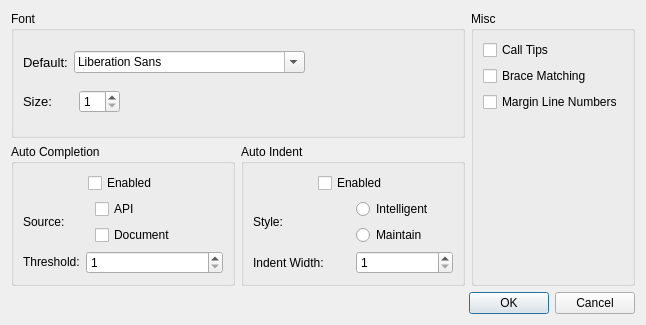
<?xml version="1.0" encoding="UTF-8"?>
<ui version="4.0">
 <class>EditorSettingsDialog</class>
 <widget class="QDialog" name="EditorSettingsDialog">
  <property name="geometry">
   <rect>
    <x>0</x>
    <y>0</y>
    <width>646</width>
    <height>325</height>
   </rect>
  </property>
  <property name="sizePolicy">
   <sizepolicy hsizetype="Preferred" vsizetype="Preferred">
    <horstretch>0</horstretch>
    <verstretch>0</verstretch>
   </sizepolicy>
  </property>
  <property name="windowTitle">
   <string>Settings</string>
  </property>
  <layout class="QGridLayout">
   <item row="0" column="0" colspan="2">
    <widget class="QGroupBox" name="ui_fontGroup">
     <property name="title">
      <string>Font</string>
     </property>
     <layout class="QVBoxLayout">
      <item>
       <layout class="QHBoxLayout">
        <item>
         <widget class="QLabel" name="label">
          <property name="font">
           <font>
            <pointsize>10</pointsize>
            <weight>50</weight>
            <bold>false</bold>
           </font>
          </property>
          <property name="text">
           <string>Default:</string>
          </property>
         </widget>
        </item>
        <item>
         <widget class="QFontComboBox" name="ui_fontBox">
          <property name="font">
           <font>
            <pointsize>9</pointsize>
            <weight>50</weight>
            <bold>false</bold>
           </font>
          </property>
         </widget>
        </item>
        <item>
         <spacer>
          <property name="orientation">
           <enum>Qt::Horizontal</enum>
          </property>
          <property name="sizeHint" stdset="0">
           <size>
            <width>40</width>
            <height>20</height>
           </size>
          </property>
         </spacer>
        </item>
       </layout>
      </item>
      <item>
       <layout class="QHBoxLayout">
        <item>
         <widget class="QLabel" name="label_2">
          <property name="minimumSize">
           <size>
            <width>50</width>
            <height>0</height>
           </size>
          </property>
          <property name="font">
           <font>
            <pointsize>10</pointsize>
           </font>
          </property>
          <property name="text">
           <string>Size: </string>
          </property>
         </widget>
        </item>
        <item>
         <widget class="QSpinBox" name="ui_fontSizeSpinBox">
          <property name="minimum">
           <number>1</number>
          </property>
          <property name="maximum">
           <number>26</number>
          </property>
         </widget>
        </item>
        <item>
         <spacer>
          <property name="orientation">
           <enum>Qt::Horizontal</enum>
          </property>
          <property name="sizeHint" stdset="0">
           <size>
            <width>40</width>
            <height>20</height>
           </size>
          </property>
         </spacer>
        </item>
       </layout>
      </item>
     </layout>
    </widget>
   </item>
   <item row="0" column="2" rowspan="2">
    <widget class="QGroupBox" name="ui_miscGroup">
     <property name="title">
      <string>Misc</string>
     </property>
     <layout class="QVBoxLayout">
      <item>
       <widget class="QCheckBox" name="ui_callTipsCheckBox">
        <property name="text">
         <string>Call Tips</string>
        </property>
       </widget>
      </item>
      <item>
       <widget class="QCheckBox" name="ui_braceMatchingCheckBox">
        <property name="text">
         <string>Brace Matching</string>
        </property>
       </widget>
      </item>
      <item>
       <widget class="QCheckBox" name="ui_marginLineNumbersCheckBox">
        <property name="text">
         <string>Margin Line Numbers</string>
        </property>
       </widget>
      </item>
      <item>
       <spacer>
        <property name="orientation">
         <enum>Qt::Vertical</enum>
        </property>
        <property name="sizeHint" stdset="0">
         <size>
          <width>20</width>
          <height>40</height>
         </size>
        </property>
       </spacer>
      </item>
     </layout>
    </widget>
   </item>
   <item row="1" column="0">
    <widget class="QGroupBox" name="ui_autoCompletionGroup">
     <property name="title">
      <string>Auto Completion</string>
     </property>
     <layout class="QVBoxLayout">
      <item>
       <layout class="QHBoxLayout">
        <item>
         <spacer>
          <property name="orientation">
           <enum>Qt::Horizontal</enum>
          </property>
          <property name="sizeHint" stdset="0">
           <size>
            <width>0</width>
            <height>20</height>
           </size>
          </property>
         </spacer>
        </item>
        <item>
         <widget class="QCheckBox" name="ui_autoCompletionEnabledCheckBox">
          <property name="text">
           <string>Enabled</string>
          </property>
         </widget>
        </item>
        <item>
         <spacer>
          <property name="orientation">
           <enum>Qt::Horizontal</enum>
          </property>
          <property name="sizeHint" stdset="0">
           <size>
            <width>0</width>
            <height>20</height>
           </size>
          </property>
         </spacer>
        </item>
       </layout>
      </item>
      <item>
       <layout class="QHBoxLayout">
        <item>
         <widget class="QLabel" name="label_3">
          <property name="sizePolicy">
           <sizepolicy hsizetype="Fixed" vsizetype="Preferred">
            <horstretch>0</horstretch>
            <verstretch>0</verstretch>
           </sizepolicy>
          </property>
          <property name="minimumSize">
           <size>
            <width>66</width>
            <height>0</height>
           </size>
          </property>
          <property name="text">
           <string>Source:</string>
          </property>
         </widget>
        </item>
        <item>
         <layout class="QVBoxLayout">
          <item>
           <widget class="QCheckBox" name="ui_autoCompletionAPISourceCheckBox">
            <property name="text">
             <string>API</string>
            </property>
           </widget>
          </item>
          <item>
           <widget class="QCheckBox" name="ui_autoCompletionDocumentSourceCheckBox">
            <property name="text">
             <string>Document</string>
            </property>
           </widget>
          </item>
         </layout>
        </item>
       </layout>
      </item>
      <item>
       <layout class="QHBoxLayout">
        <item>
         <widget class="QLabel" name="label_4">
          <property name="sizePolicy">
           <sizepolicy hsizetype="Fixed" vsizetype="Fixed">
            <horstretch>0</horstretch>
            <verstretch>0</verstretch>
           </sizepolicy>
          </property>
          <property name="text">
           <string>Threshold:</string>
          </property>
         </widget>
        </item>
        <item>
         <widget class="QSpinBox" name="ui_autoCompletionThresholdSpinBox">
          <property name="minimum">
           <number>1</number>
          </property>
          <property name="maximum">
           <number>20</number>
          </property>
         </widget>
        </item>
       </layout>
      </item>
     </layout>
    </widget>
   </item>
   <item row="1" column="1">
    <widget class="QGroupBox" name="ui_autoIndentGroup">
     <property name="title">
      <string>Auto Indent</string>
     </property>
     <layout class="QVBoxLayout">
      <item>
       <layout class="QHBoxLayout">
        <item>
         <spacer>
          <property name="orientation">
           <enum>Qt::Horizontal</enum>
          </property>
          <property name="sizeHint" stdset="0">
           <size>
            <width>40</width>
            <height>20</height>
           </size>
          </property>
         </spacer>
        </item>
        <item>
         <widget class="QCheckBox" name="ui_autoIndentEnabledCheckBox">
          <property name="text">
           <string>Enabled</string>
          </property>
         </widget>
        </item>
        <item>
         <spacer>
          <property name="orientation">
           <enum>Qt::Horizontal</enum>
          </property>
          <property name="sizeHint" stdset="0">
           <size>
            <width>40</width>
            <height>20</height>
           </size>
          </property>
         </spacer>
        </item>
       </layout>
      </item>
      <item>
       <layout class="QHBoxLayout">
        <item>
         <widget class="QLabel" name="label_5">
          <property name="minimumSize">
           <size>
            <width>83</width>
            <height>0</height>
           </size>
          </property>
          <property name="text">
           <string>Style:</string>
          </property>
         </widget>
        </item>
        <item>
         <layout class="QVBoxLayout">
          <item>
           <widget class="QRadioButton" name="ui_autoIndentIntelligentStyleRadioButton">
            <property name="text">
             <string>Intelligent</string>
            </property>
           </widget>
          </item>
          <item>
           <widget class="QRadioButton" name="ui_autoIndentMaintainStyleRadioButton">
            <property name="text">
             <string>Maintain</string>
            </property>
           </widget>
          </item>
         </layout>
        </item>
       </layout>
      </item>
      <item>
       <layout class="QHBoxLayout">
        <item>
         <widget class="QLabel" name="label_6">
          <property name="text">
           <string>Indent Width:</string>
          </property>
         </widget>
        </item>
        <item>
         <widget class="QSpinBox" name="ui_autoIndentWidthSpinBox">
          <property name="minimum">
           <number>1</number>
          </property>
          <property name="maximum">
           <number>20</number>
          </property>
         </widget>
        </item>
       </layout>
      </item>
     </layout>
    </widget>
   </item>
   <item row="2" column="0" colspan="3">
    <widget class="QDialogButtonBox" name="ui_buttonBox">
     <property name="orientation">
      <enum>Qt::Horizontal</enum>
     </property>
     <property name="standardButtons">
      <set>QDialogButtonBox::Cancel|QDialogButtonBox::Ok</set>
     </property>
    </widget>
   </item>
  </layout>
 </widget>
 <resources/>
 <connections>
  <connection>
   <sender>ui_buttonBox</sender>
   <signal>accepted()</signal>
   <receiver>EditorSettingsDialog</receiver>
   <slot>accept()</slot>
   <hints>
    <hint type="sourcelabel">
     <x>248</x>
     <y>254</y>
    </hint>
    <hint type="destinationlabel">
     <x>157</x>
     <y>274</y>
    </hint>
   </hints>
  </connection>
  <connection>
   <sender>ui_buttonBox</sender>
   <signal>rejected()</signal>
   <receiver>EditorSettingsDialog</receiver>
   <slot>reject()</slot>
   <hints>
    <hint type="sourcelabel">
     <x>316</x>
     <y>260</y>
    </hint>
    <hint type="destinationlabel">
     <x>286</x>
     <y>274</y>
    </hint>
   </hints>
  </connection>
 </connections>
</ui>
